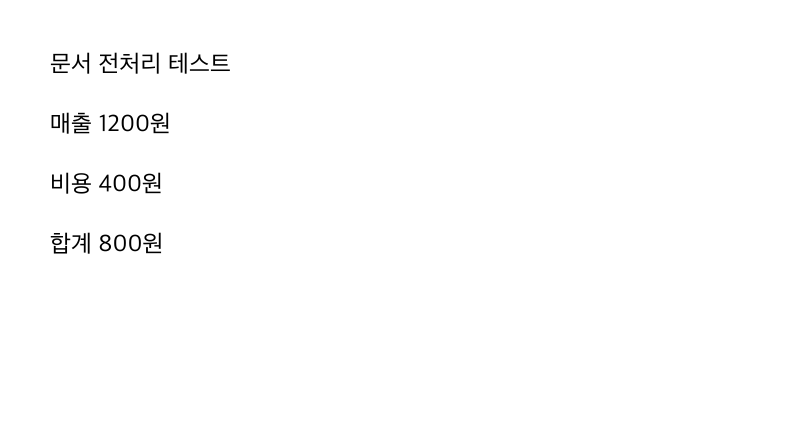
#> input picture examples/korean-sample.png, 1600 x 850 px (shown at 1/2 size)
$ python -i imaging.py   (imports and definitions only)   (older library calls are emulated)
#> lines starting #> are read from the running program, lines starting #| are printed output that depends on the picture; after the words box and inside, x2 and y2 are one past the last pixel; in counts of white or black regions, pixels touching at a corner belong together
#> further down, picture is the input picture: PIL image 1600x850 RGB; min 0, max 255, mean 252.9
"""Conservative image diagnosis and candidate generation. Never overwrite source."""
import cv2
import numpy as np
from PIL import Image, ImageOps

MAX_PIXELS = 60_000_000


# [46 lines left out: functions rgb_image, diagnose, candidates, not called in this run]


def visual_regions(image):
    """Detect ruled structures only; do not claim semantic understanding."""
    gray = cv2.cvtColor(np.asarray(image), cv2.COLOR_RGB2GRAY)
    ink = cv2.threshold(gray, 0, 255, cv2.THRESH_BINARY_INV + cv2.THRESH_OTSU)[1]
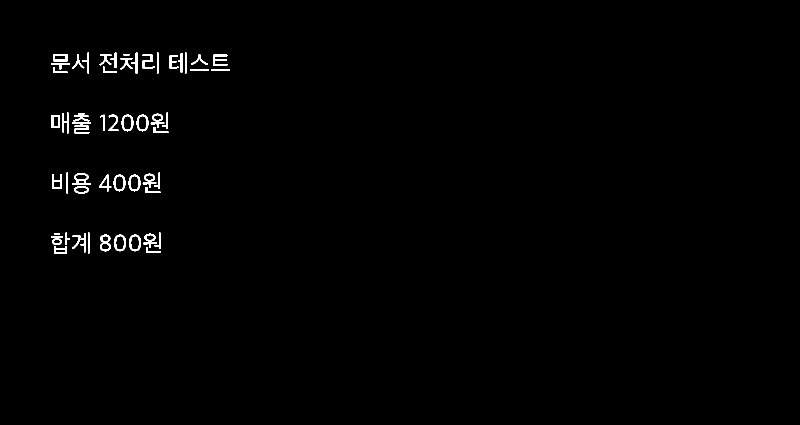
#> ink: shape (850, 1600) (shown at 1/2 size); 0.81% white; 59 white regions, largest, box (x1, y1, x2, y2) and area: (144, 245, 182, 267) 417, (144, 346, 182, 370) 358, (200, 469, 222, 503) 344
    horizontal = cv2.morphologyEx(ink, cv2.MORPH_OPEN,
        cv2.getStructuringElement(cv2.MORPH_RECT, (max(25, image.width//25), 1)))
#> horizontal: shape (850, 1600); every value is 0
    vertical = cv2.morphologyEx(ink, cv2.MORPH_OPEN,
        cv2.getStructuringElement(cv2.MORPH_RECT, (1, max(25, image.height//25))))
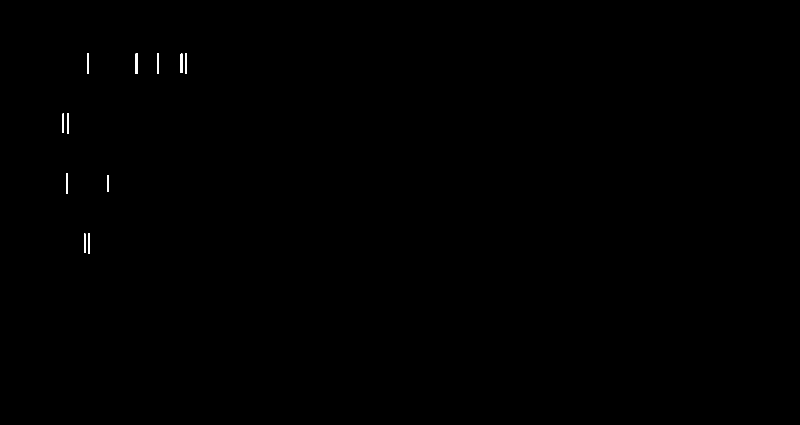
#> vertical: shape (850, 1600) (shown at 1/2 size); 0.1% white; 11 white regions
    mask = cv2.bitwise_or(horizontal, vertical)
    contours, _ = cv2.findContours(mask, cv2.RETR_EXTERNAL, cv2.CHAIN_APPROX_SIMPLE)
#> contours = 11 contours; largest, box (x1, y1, x2, y2) and area: (271, 106, 275, 148) 122, (361, 107, 365, 146) 114, (176, 466, 179, 508) 82, (133, 346, 136, 388) 82, (134, 226, 137, 268) 82
    regions = []
    for contour in contours:
        x, y, w, h = cv2.boundingRect(contour)
        if w > image.width*.15 and h > image.height*.06:
            regions.append({"type": "ruled_region_candidate", "bbox": [x, y, x+w, y+h],
                            "coordinate_space": "original_image_pixels", "verified": False})
#> this loop made 11 passes
#> (contour, x, y, w, h) on passes 1, 2, 3, 4, 5, 6, 8, 9, 11: ([[168, 467], [168, 505], [170, 505], [170, 467]], 168, 467, 3, 39), ([[176, 466], [176, 507], [178, 507], [178, 466]], 176, 466, 3, 42), ([[214, 350], [214, 383], [216, 383], [216, 350]], 214, 350, 3, 34), ([[133, 346], [133, 387], [135, 387], [135, 346]], 133, 346, 3, 42), ([[125, 227], [125, 265], [127, 265], [127, 227]], 125, 227, 3, 39), ([[134, 226], [134, 267], [136, 267], [136, 226]], 134, 226, 3, 42), ([[370, 106], [370, 147], [372, 147], [372, 106]], 370, 106, 3, 42), ([[314, 106], [314, 147], [316, 147], [316, 106]], 314, 106, 3, 42), ([[175, 106], [175, 147], [177, 147], [177, 106]], 175, 106, 3, 42)
#> (x, y, w, h) on passes 7, 10: (361, 107, 4, 39), (271, 106, 4, 42)
#> after the loop, regions = []
    return regions


# [53 lines left out: function document_regions, not called in this run]

>>> from PIL import Image
>>> picture = Image.open('../examples/korean-sample.png')
>>> result = visual_regions(picture)
#> result = []
